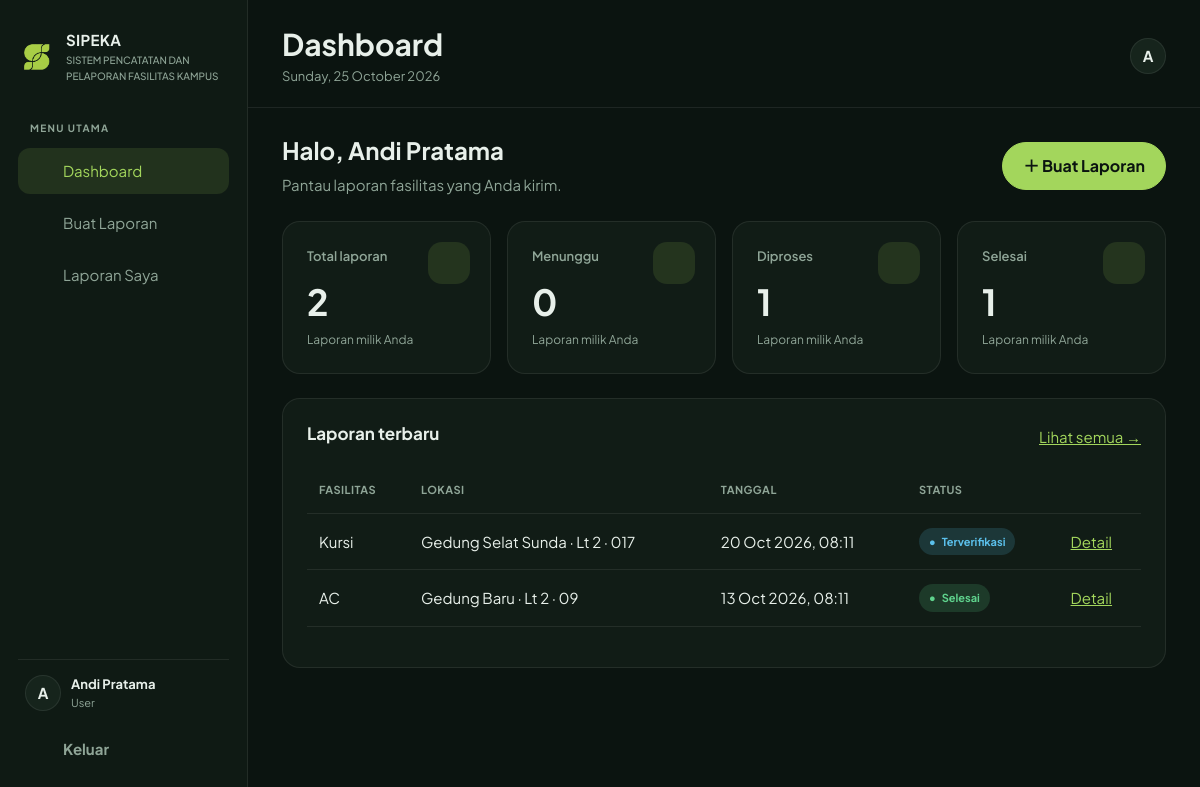
The page /user/dashboard.php (signed in) on the database its author committed.
### tables this page shows
CREATE TABLE laporan (
 id_laporan INT UNSIGNED NOT NULL AUTO_INCREMENT, id_user INT UNSIGNED NOT NULL, id_inventaris INT UNSIGNED NOT NULL, jumlah_unit INT NOT NULL DEFAULT 1, deskripsi TEXT NOT NULL, foto VARCHAR(255) NOT NULL, tanggal_laporan TIMESTAMP NOT NULL DEFAULT CURRENT_TIMESTAMP, status ENUM('Menunggu Verifikasi','Terverifikasi','Sedang Ditangani','Selesai','Ditolak') NOT NULL DEFAULT 'Menunggu Verifikasi', alasan_penolakan TEXT NULL, catatan_penanganan TEXT NULL, kondisi_diterapkan TINYINT(1) NOT NULL DEFAULT 0, deleted_at DATETIME NULL, deleted_by INT UNSIGNED NULL,
 PRIMARY KEY(id_laporan), KEY idx_laporan_inv_status(id_inventaris,status), KEY idx_laporan_user(id_user), CONSTRAINT chk_laporan_unit CHECK(jumlah_unit>=1), CONSTRAINT fk_laporan_user FOREIGN KEY(id_user) REFERENCES users(id_user) ON DELETE RESTRICT ON UPDATE CASCADE, CONSTRAINT fk_laporan_inv FOREIGN KEY(id_inventaris) REFERENCES inventaris_fasilitas(id_inventaris) ON DELETE RESTRICT ON UPDATE CASCADE, CONSTRAINT fk_laporan_del FOREIGN KEY(deleted_by) REFERENCES users(id_user) ON DELETE RESTRICT ON UPDATE CASCADE
);

CREATE TABLE kategori_fasilitas (
 id_kategori INT UNSIGNED NOT NULL AUTO_INCREMENT, nama_kategori VARCHAR(50) NOT NULL, PRIMARY KEY(id_kategori), UNIQUE KEY uq_kategori_nama(nama_kategori)
);

CREATE TABLE lokasi (
 id_lokasi INT UNSIGNED NOT NULL AUTO_INCREMENT, nama_gedung VARCHAR(100) NOT NULL, lantai VARCHAR(20) NOT NULL, ruang VARCHAR(50) NOT NULL, PRIMARY KEY(id_lokasi), UNIQUE KEY uq_lokasi(nama_gedung,lantai,ruang)
);

### includes/header.php (called while the page is built, shortened)
<?php require_once __DIR__ . "/auth.php";
page_start($page_title ?? "SIPEKA");

### includes/footer.php (called while the page is built)
<?php page_end(); ?>

### user/dashboard.php (the view, shortened to what this page needs)
<?php require_once __DIR__ . '/../includes/domain.php';
$uid = current_user()['id_user'];
$s = $pdo->prepare("SELECT COUNT(*) total,SUM(status='Menunggu Verifikasi') menunggu,SUM(status IN ('Terverifikasi','Sedang Ditangani')) diproses,SUM(status='Selesai') selesai FROM laporan WHERE id_user=? AND deleted_at IS NULL");
$s->execute([$uid]);
$stat = $s->fetch();
$s = $pdo->prepare('SELECT l.id_laporan,l.status,l.tanggal_laporan,k.nama_kategori,lo.nama_gedung,lo.lantai,lo.ruang FROM laporan l JOIN inventaris_fasilitas i ON i.id_inventaris=l.id_inventaris JOIN kategori_fasilitas k ON k.id_kategori=i.id_kategori JOIN lokasi lo ON lo.id_lokasi=i.id_lokasi WHERE l.id_user=? AND l.deleted_at IS NULL ORDER BY l.tanggal_laporan DESC LIMIT 5');
$s->execute([$uid]);
$rows = $s->fetchAll();
$page_title = 'Dashboard';
require __DIR__ . '/../includes/header.php'; ?><div class="d-flex flex-wrap justify-content-between align-items-center gap-3 mb-4">
    <div>
        <h2 class="h4 fw-bold">Halo, <?= e(current_user()['nama']) ?></h2>
        <p class="sp-muted mb-0">Pantau laporan fasilitas yang Anda kirim.</p>
    </div><a class="btn sp-btn-primary" href="<?= e(app_url('user/buat-laporan.php')) ?>">＋ Buat Laporan</a>
</div>
<div class="row g-3 mb-4"><?php foreach ([['Total laporan', (int)$stat['total'], 'file'], ['Menunggu', (int)$stat['menunggu'], 'clock'], ['Diproses', (int)$stat['diproses'], 'chart'], ['Selesai', (int)$stat['selesai'], 'check']] as $x): ?><div class="col-6 col-xl-3">
            <div class="sp-card sp-stat">
                <div class="sp-stat-label"><?= e($x[0]) ?></div>
                <div class="sp-stat-icon"><?= icon($x[2]) ?></div>
                <div class="sp-stat-value"><?= $x[1] ?></div>
                <div class="sp-stat-note">Laporan milik Anda</div>
            </div>
        </div><?php endforeach; ?></div>
<div class="sp-card">
    <div class="d-flex justify-content-between align-items-center mb-3">
        <h2>Laporan terbaru</h2><a href="<?= e(app_url('user/laporan-saya.php')) ?>">Lihat semua →</a>
    </div><?php if (!$rows): ?><div class="sp-empty">
            <div class="sp-empty-icon"><?= icon('file') ?></div>
            <h3>Belum ada laporan</h3>
            <p class="sp-muted">Buat laporan pertama jika menemukan fasilitas rusak.</p><a class="btn sp-btn-primary" href="<?= e(app_url('user/buat-laporan.php')) ?>">Buat Laporan →</a>
        </div><?php else: ?><div class="table-responsive">
            <table class="table sp-table">
                <thead>
                    <tr>
                        <th>Fasilitas</th>
                        <th>Lokasi</th>
                        <th>Tanggal</th>
                        <th>Status</th>
                        <th></th>
                    </tr>
                </thead>
                <tbody><?php foreach ($rows as $r): ?><tr>
                            <td><?= e($r['nama_kategori']) ?></td>
                            <td><?= e($r['nama_gedung']) ?> · Lt <?= e($r['lantai']) ?> · <?= e($r['ruang']) ?></td>
                            <td><?= e(format_date($r['tanggal_laporan'])) ?></td>
                            <td><?= badge_status($r['status']) ?></td>
                            <td><a href="<?= e(app_url('user/detail-laporan.php?id=' . $r['id_laporan'])) ?>">Detail</a></td>
                        </tr><?php endforeach; ?></tbody>
            </table>
        </div><?php endif; ?>
</div><?php require __DIR__ . '/../includes/footer.php'; ?>

### includes/functions.php (shortened to what this page needs)
<?php
function e($value): string { return htmlspecialchars((string)($value ?? ''), ENT_QUOTES, 'UTF-8'); }
function csrf_token(): string { if (empty($_SESSION['_csrf'])) $_SESSION['_csrf'] = bin2hex(random_bytes(32)); return $_SESSION['_csrf']; }
function csrf_field(): string { return '<input type="hidden" name="_csrf" value="'.e(csrf_token()).'">'; }
function current_user(): array { return $_SESSION['user'] ?? []; }
function icon(string $name): string {
  if ($name === 'sun' || $name === 'moon') {
    $themePath = $name === 'sun'
      ? '<circle cx="12" cy="12" r="4"/><path d="M12 2v2M12 20v2M2 12h2M20 12h2M5 5l1.5 1.5M17.5 17.5L19 19M5 19l1.5-1.5M17.5 6.5L19 5"/>'
      : '<path d="M20.5 14.2A8.5 8.5 0 0 1 9.8 3.5 8.5 8.5 0 1 0 20.5 14.2Z"/>';
    return '<svg aria-hidden="true" width="20" height="20" viewBox="0 0 24 24" fill="none" stroke="currentColor" stroke-width="1.8" stroke-linecap="round" stroke-linejoin="round">'.$themePath.'</svg>';
  }
  if ($name === 'eye' || $name === 'eye-off') {
    $eyePath = $name === 'eye'
      ? '<path d="M2 12s3.6-7 10-7 10 7 10 7-3.6 7-10 7-10-7-10-7Z"/><circle cx="12" cy="12" r="3"/>'
      : '<path d="M3 3l18 18M10.6 10.6a2 2 0 0 0 2.8 2.8"/><path d="M9.9 5.2A10.8 10.8 0 0 1 12 5c6.4 0 10 7 10 7a15.8 15.8 0 0 1-3.1 3.9M6.2 6.2C3.5 8.1 2 12 2 12s3.6 7 10 7a10.6 10.6 0 0 0 3.2-.5"/>';
    return '<svg aria-hidden="true" width="20" height="20" viewBox="0 0 24 24" fill="none" stroke="currentColor" stroke-width="1.8" stroke-linecap="round" stroke-linejoin="round">'.$eyePath.'</svg>';
  }
  $paths=['home'=>'<path d="m3 10 9-7 9 7v10a1 1 0 0 1-1 1h-5v-6H9v6H4a1 1 0 0 1-1-1z"/>','box'=>'<path d="m12 3 9 5-9 5-9-5z"/><path d="M3 8v9l9 5 9-5V8M12 13v9"/>','file'=>'<path d="M14 2H6a2 2 0 0 0-2 2v16a2 2 0 0 0 2 2h12a2 2 0 0 0 2-2V8z"/><path d="M14 2v6h6M8 13h8M8 17h8"/>','tag'=>'<path d="M20 13 11 22 2 13V2h11z"/><circle cx="7" cy="7" r="1"/>','map-pin'=>'<path d="M20 10c0 5-8 12-8 12S4 15 4 10a8 8 0 1 1 16 0Z"/><circle cx="12" cy="10" r="2.5"/>','chart'=>'<path d="M3 3v18h18"/><path d="m7 14 4-4 4 3 5-7"/>','plus'=>'<path d="M12 5v14M5 12h14"/>','logout'=>'<path d="M10 17l5-5-5-5M15 12H3"/><path d="M12 3h7a2 2 0 0 1 2 2v14a2 2 0 0 1-2 2h-7"/>','check'=>'<path d="m5 12 4 4L19 6"/>','clock'=>'<circle cx="12" cy="12" r="9"/><path d="M12 7v5l3 2"/>','users'=>'<path d="M16 21v-2a4 4 0 0 0-4-4H8a4 4 0 0 0-4 4v2"/><circle cx="10" cy="7" r="4"/><path d="M20 21v-2a4 4 0 0 0-3-3.87M16 3.13a4 4 0 0 1 0 7.75"/>'];
  return '<svg aria-hidden="true" width="20" height="20" viewBox="0 0 24 24" fill="none" stroke="currentColor" stroke-width="1.8" stroke-linecap="round" stroke-linejoin="round">'.($paths[$name]??$paths['file']).'</svg>';
}
function badge_status(string $status): string { $map=['Menunggu Verifikasi'=>'wait','Terverifikasi'=>'verified','Sedang Ditangani'=>'handling','Selesai'=>'done','Ditolak'=>'rejected']; $cls=$map[$status]??'wait'; return '<span class="sp-badge status-'.e($cls).'"><span aria-hidden="true">●</span> '.e($status).'</span>'; }
function format_date($date): string { return $date ? date('d M Y, H:i',strtotime($date)) : '-'; }
function app_url(string $path=''): string { return '/sipeka/'.ltrim($path,'/'); }
function page_start(string $title, bool $public=false): void {
 $user=current_user(); $flashes=$_SESSION['flash']??[]; unset($_SESSION['flash']);
 echo '<!doctype html><html lang="id" data-bs-theme="dark"><head><meta charset="utf-8"><meta name="viewport" content="width=device-width, initial-scale=1"><script>try{document.documentElement.setAttribute("data-bs-theme",localStorage.getItem("sipeka-theme")==="light"?"light":"dark")}catch(e){}</script><title>'.e($title).' · SIPEKA</title><link rel="preconnect" href="https://fonts.googleapis.com"><link href="https://fonts.googleapis.com/css2?family=Plus+Jakarta+Sans:wght@400;500;600;700&display=swap" rel="stylesheet"><link href="https://cdn.jsdelivr.net/npm/bootstrap@5.3.3/dist/css/bootstrap.min.css" rel="stylesheet"><link href="'.app_url('assets/css/theme.css?v='.filemtime(__DIR__.'/../assets/css/theme.css')).'" rel="stylesheet"></head><body>';
 if ($public) { echo '<nav class="navbar navbar-expand-lg sp-public-nav"><div class="container-fluid sp-public-inner"><a class="navbar-brand sp-brand" href="'.app_url('').'"><img class="sp-brand-logo" src="'.app_url('assets/img/logo.png').'" alt=""> SIPEKA</a><button class="navbar-toggler" data-bs-toggle="collapse" data-bs-target="#publicNav" aria-label="Buka menu">☰</button><div class="collapse navbar-collapse sp-public-collapse" id="publicNav"><div class="navbar-nav sp-public-links"><a class="nav-link" href="'.app_url('').'">Beranda</a><a class="nav-link" href="'.app_url('#cara-kerja').'">Cara Kerja</a><a class="nav-link" href="'.app_url('#fitur').'">Fitur</a><a class="nav-link" href="'.app_url('#mulai').'">Mulai</a></div><div class="navbar-nav sp-public-actions"><a class="nav-link" href="'.app_url('login.php').'">Masuk</a><a class="btn sp-btn-primary btn-sm" href="'.app_url('register.php').'">Daftar</a><button type="button" class="sp-theme-toggle" data-theme-toggle aria-label="Ganti tema terang atau gelap">'.icon('sun').'</button></div></div></div></nav>'; }
 else { $role=$user['role']??'User'; $links=$role==='Admin'?[['admin/dashboard.php','chart','Dashboard'],['admin/inventaris.php','box','Inventaris'],['admin/laporan.php','file','Laporan'],['admin/lokasi.php','map-pin','Lokasi']]:[['user/dashboard.php','chart','Dashboard'],['user/buat-laporan.php','plus','Buat Laporan'],['user/laporan-saya.php','file','Laporan Saya']]; $waiting=0;
 echo '<div class="sp-app-shell"><aside class="sp-sidebar d-none d-lg-flex"><a class="sp-brand mb-4" href="'.app_url($role==='Admin'?'admin/dashboard.php':'user/dashboard.php').'"><img class="sp-brand-logo" src="'.app_url('assets/img/logo.png').'" alt=""><span>SIPEKA<small>SISTEM PENCATATAN DAN PELAPORAN FASILITAS KAMPUS</small></span></a><div class="sp-side-label">MENU UTAMA</div><nav class="sp-side-nav">'; foreach($links as [$href,$ico,$label]){ $active=str_contains($_SERVER['PHP_SELF']??'',$href)?' active':''; echo '<a class="sp-side-link'.$active.'" href="'.app_url($href).'">'.icon($ico).'<span>'.e($label).'</span>'; if($label==='Laporan'&&$waiting>0)echo '<span class="sp-count">'.$waiting.'</span>'; echo '</a>'; } echo '</nav><div class="sp-sidebar-bottom"><div class="sp-user-mini"><span class="sp-avatar">'.e(strtoupper(substr($user['nama']??'U',0,1))).'</span><span><strong>'.e($user['nama']??'Pengguna').'</strong><small>'.e($role).'</small></span></div><form method="post" action="'.app_url('logout.php').'">'.csrf_field().'<button class="sp-side-link sp-logout" type="submit">'.icon('logout').'<span>Keluar</span></button></form></div></aside><main class="sp-main"><header class="sp-topbar"><div class="d-flex align-items-center gap-3"><button class="btn sp-btn-outline d-lg-none" data-bs-toggle="offcanvas" data-bs-target="#mobileMenu" aria-label="Buka menu">☰</button><div><h1>'.e($title).'</h1><p>'.date('l, d F Y').'</p></div></div><div class="d-flex align-items-center gap-2"><span class="sp-avatar">'.e(strtoupper(substr($user['nama']??'U',0,1))).'</span></div></header><div class="offcanvas offcanvas-start sp-mobile-menu" tabindex="-1" id="mobileMenu"><div class="offcanvas-header"><div class="sp-brand"><img class="sp-brand-logo" src="'.app_url('assets/img/logo.png').'" alt=""> SIPEKA</div><button class="btn-close" data-bs-dismiss="offcanvas" aria-label="Tutup"></button></div><div class="offcanvas-body"><nav class="sp-side-nav">'; foreach($links as [$href,$ico,$label]) echo '<a class="sp-side-link" href="'.app_url($href).'">'.icon($ico).'<span>'.e($label).'</span></a>'; echo '</nav><form method="post" action="'.app_url('logout.php').'">'.csrf_field().'<button class="sp-side-link" type="submit">'.icon('logout').' Keluar</button></form></div></div><div class="sp-content">'; }
}
function page_end(bool $public=false): void { echo '</div>'; if(!$public)echo '</main></div>'; echo '<template id="sp-eye-icon">'.icon('eye').'</template><template id="sp-eye-off-icon">'.icon('eye-off').'</template><template id="sp-sun-icon">'.icon('sun').'</template><template id="sp-moon-icon">'.icon('moon').'</template><script src="https://cdn.jsdelivr.net/npm/bootstrap@5.3.3/dist/js/bootstrap.bundle.min.js"></script><script src="'.app_url('assets/js/app.js?v='.filemtime(__DIR__.'/../assets/js/app.js')).'"></script></body></html>'; }

### rows shown on the page
laporan: kategori_fasilitas.nama_kategori "Kursi", lokasi.nama_gedung "Gedung Selat Sunda", lokasi.lantai "2", lokasi.ruang "017", tanggal_laporan "20 Oct 2026, 08:11", status "Terverifikasi"
laporan: kategori_fasilitas.nama_kategori "AC", lokasi.nama_gedung "Gedung Baru", lokasi.lantai "2", lokasi.ruang "09", tanggal_laporan "13 Oct 2026, 08:11", status "Selesai"

### other values the page prints
$label "Dashboard"
$label "Buat Laporan"
$label "Laporan Saya"
substr($user['nama']??'U',0,1) "A"
$user['nama'] "Andi Pratama"
$role "User"
$title "Dashboard"
current_user()['nama'] "Andi Pratama"
$x[0] "Total laporan"
$x[1] "2"
$x[0] "Menunggu"
$x[1] "0"
$x[0] "Diproses"
$x[1] "1"
$x[0] "Selesai"
